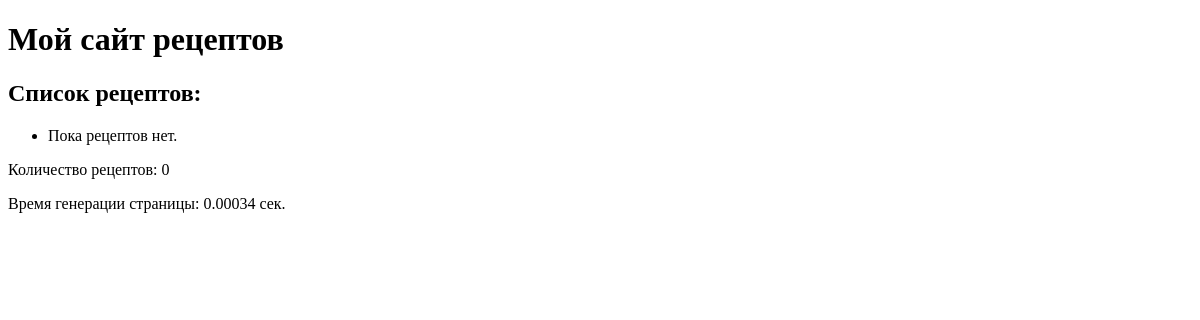
The app's page /recipe/recipes/, older data.
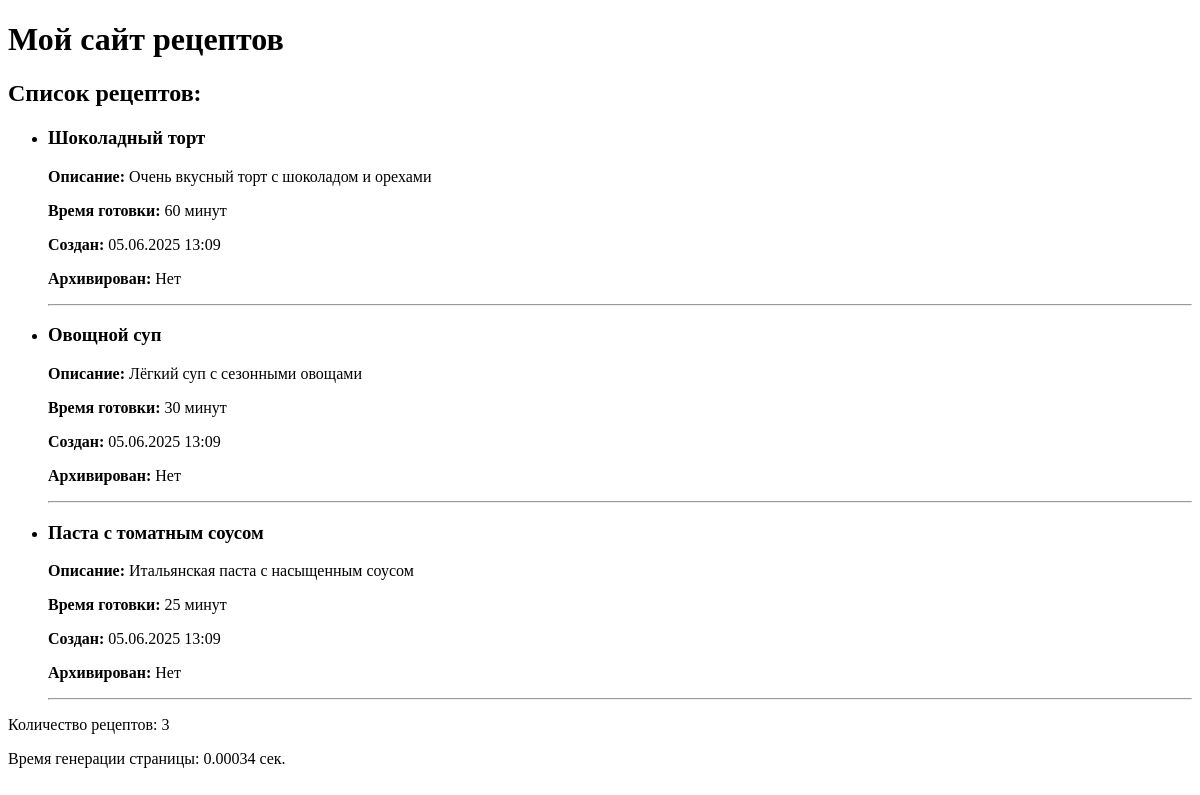
The same page, newer data.
### recipe_app/models.py (models this page shows, shortened)
class Recipe(models.Model):
    name = models.CharField(max_length=100)
    description = models.TextField()
    cooking_time = models.IntegerField()  # в минутах
    archived = models.BooleanField(default=False)  # "удалён" или нет
    created_at = models.DateTimeField(auto_now_add=True)  # время создания
    author = models.ForeignKey(User, on_delete=models.CASCADE, null=True)
    likes = models.ManyToManyField(User, related_name='liked_recipes', blank=True)
    def short_description(self):
        return self.description[:50] + '...' if len(self.description) > 50 else self.description
    short_description.short_description = "Краткое описание"
    class Meta:
        ordering = ['-created_at']  # по убыванию даты создания
        verbose_name = "Рецепт"
        verbose_name_plural = "Рецепты"

### recipe_app/views.py (the view)
# urls.py: path('recipes/', views.recipes_list, name='recipes_list'),  # <--- добавили этот
@with_timer
def recipes_list(request):
    recipes = Recipe.objects.filter(archived=False)
    context = {
        'recipes': recipes
    }
    return request, 'recipe_app/recipes_list.html', context

### recipe_app/utils.py (called while the page is built)
def with_timer(view_func):
    @wraps(view_func)
    def wrapper(request, *args, **kwargs):
        start = timer()
        response = view_func(request, *args, **kwargs)
        end = timer()
        if isinstance(response, tuple) and len(response) == 3:
            req, template, context = response
            context['time_running'] = round(end - start, 5)
            return render(req, template, context)
        return response
    return wrapper

### recipe_app/templates/recipe_app/recipes_list.html
{% extends "recipe_app/base.html" %}
{% block content %}
  <h2>Список рецептов:</h2>
  <ul>
    {% for recipe in recipes %}
      <li>
        <h3>{{ recipe.name }}</h3>
        <p><strong>Описание:</strong> {{ recipe.description }}</p>
        <p><strong>Время готовки:</strong> {{ recipe.cooking_time }} минут</p>
        <p><strong>Создан:</strong> {{ recipe.created_at|date:"d.m.Y H:i" }}</p>
        <p><strong>Архивирован:</strong> {{ recipe.archived|yesno:"Да,Нет" }}</p>
        <hr>
      </li>
    {% empty %}
      <li>Пока рецептов нет.</li>
    {% endfor %}
  </ul>
  <p>Количество рецептов: {{ recipes|length }}</p>
{% endblock %}

### recipe_app/templates/recipe_app/base.html (shortened to what this page needs)
<!DOCTYPE html>
<html lang="en">
<head>
</head>
<body>
<header>
    <h1>Мой сайт рецептов</h1>
</header>
<main>
    {% block content %}{% endblock %}
</main>
<footer>
    {% if time_running %}
    <p>Время генерации страницы: {{ time_running }} сек.</p>
    {% endif %}
</footer>
</body>
</html>

Row changes from the older to the newer data that the page shows:
added Recipe: name "Шоколадный торт", description "Очень вкусный торт с шоколадом и орехами", cooking_time "60", created_at "05.06.2025 13:09", archived "Нет"
added Recipe: name "Овощной суп", description "Лёгкий суп с сезонными овощами", cooking_time "30", created_at "05.06.2025 13:09", archived "Нет"
added Recipe: name "Паста с томатным соусом", description "Итальянская паста с насыщенным соусом", cooking_time "25", created_at "05.06.2025 13:09", archived "Нет"
Text that changed along with them:
{{ recipes|length }}: "0" → "3"
text no longer shown: "Пока рецептов нет."
